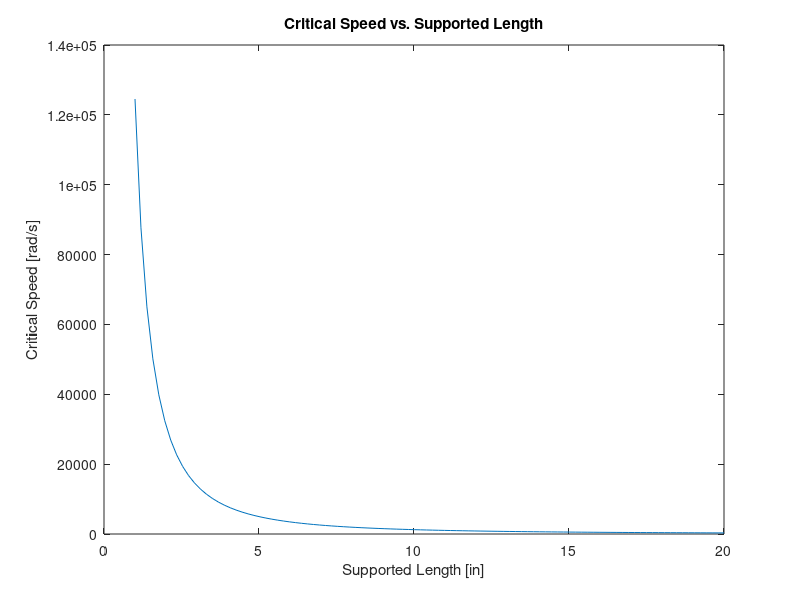

Reproduce this figure in MATLAB.
%% MAE 6243 HW8
% Randy Schur
% 11/17/14

%% Problem 17.4D
l = 20;                     %[in]
d = linspace(0.1, 3, 100);  %[in]
E = 30*10^6;                %[psi]
I = pi*d.^4/64;             %[in^4]
w = .28*pi*(d/2).^2;        %[lb/in]
dst = 5*w.*l^4./(384.*E.*I);%[in]
g = 386;                    %[in/s^2]
n_c = sqrt(5*g./(4.*dst));  %[rad/s]
plot(d, n_c);
title ('Critical Speed vs. Shaft Diameter');
xlabel('Shaft Diameter [in]');
ylabel('Critical Speed [rad/s]');

%% Problem 17.5D
d = .25;                    %[in]
l = linspace(1,20,100);     %[in]
E = 30*10^6;                %[psi]
I = pi*d.^4/64;             %[in^4]
w = .28*pi*(d/2).^2.;       %[lb/in]
dst= 5*w.*l.^4./(384.*E.*I);%[in]
g = 386;                    %[in/s^2]
n_c = sqrt(5*g./(4.*dst));  %[rad/s]
plot(l, n_c)
title ('Critical Speed vs. Supported Length')
xlabel('Supported Length [in]')
ylabel('Critical Speed [rad/s]')